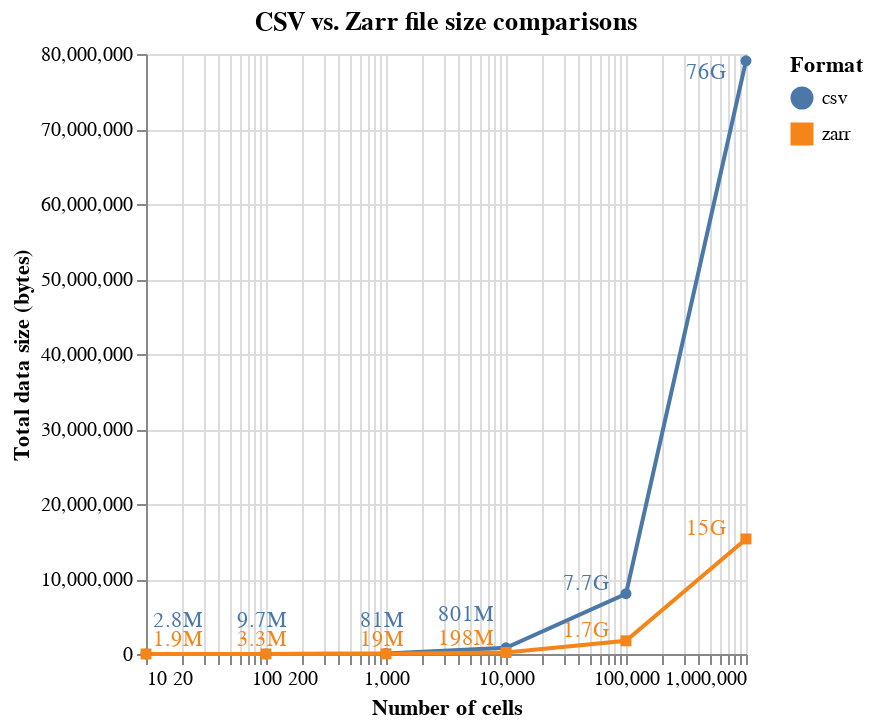

Notebook code for this chart:
### Code cell
points = alt.Chart(df).mark_line(point=True).encode(
    x=alt.X("num_cells:Q").scale(type="log").title("Number of cells"),
    y=alt.Y("size:Q").title("Total data size (bytes)"),
    color=alt.Color("format:N").title("Format"),
    shape=alt.Shape("format:N").title("Format"),
    text="size_human:N"
)


text = alt.Chart(df).mark_text(dx = -20, dy=-5).encode(
    x=alt.X("text_x:Q").scale(type="log"),
    y=alt.Y("text_y:Q"),
    color="format:N",
    text="size_human:N"
)


(points + text).properties(title="CSV vs. Zarr file size comparisons")

### Figure 1 — Vega-Lite specification as saved in the notebook (floating-point values rounded to 4 significant figures)
{"config": {"view": {"continuousWidth": 300, "continuousHeight": 300}}, "layer": [{"mark": {"type": "line", "point": true}, "encoding": {"color": {"field": "format", "title": "Format", "type": "nominal"}, "shape": {"field": "format", "title": "Format", "type": "nominal"}, "text": {"field": "size_human", "type": "nominal"}, "x": {"field": "num_cells", "scale": {"type": "log"}, "title": "Number of cells", "type": "quantitative"}, "y": {"field": "size", "title": "Total data size (bytes)", "type": "quantitative"}}}, {"mark": {"type": "text", "dx": -20, "dy": -5}, "encoding": {"color": {"field": "format", "type": "nominal"}, "text": {"field": "size_human", "type": "nominal"}, "x": {"field": "text_x", "scale": {"type": "log"}, "type": "quantitative"}, "y": {"field": "text_y", "type": "quantitative"}}}], "data": {"name": "data-89054f14e3cd5c4fdc035d855403d6ef"}, "title": "CSV vs. Zarr file size comparisons", "$schema": "https://vega.github.io/schema/vega-lite/v5.16.3.json", "datasets": {"data-89054f14e3cd5c4fdc035d855403d6ef": [{"size": 79098107, "size_human": " 76G", "filename": " ./small_1000000.csvs_dir", "num_cells": 1000000, "num_values": 17811000000, "format": "csv", "size_offset_y": -3000000, "size_offset_x": 0, "text_x": 1000000, "text_y": 76098107}, {"size": 15340216, "size_human": " 15G", "filename": " ./small_1000000.h5ad.zarr", "num_cells": 1000000, "num_values": 17811000000, "format": "zarr", "size_offset_y": 0, "size_offset_x": 0, "text_x": 1000000, "text_y": 15340216}, {"size": 8036644, "size_human": " 7.7G", "filename": "./small_100000.csvs_dir", "num_cells": 100000, "num_values": 1781100000, "format": "csv", "size_offset_y": 0, "size_offset_x": 0, "text_x": 100000, "text_y": 8036644}, {"size": 1759209, "size_human": " 1.7G", "filename": "./small_100000.h5ad.zarr", "num_cells": 100000, "num_values": 1781100000, "format": "zarr", "size_offset_y": 0, "size_offset_x": 0, "text_x": 100000, "text_y": 1759209}, {"size": 820039, "size_human": " 801M", "filename": "./small_10000.csvs_dir", "num_cells": 10000, "num_values": 178110000, "format": "csv", "size_offset_y": 3000000, "size_offset_x": 0, "text_x": 10000, "text_y": 3820039}, {"size": 202199, "size_human": " 198M", "filename": "./small_10000.h5ad.zarr", "num_cells": 10000, "num_values": 178110000, "format": "zarr", "size_offset_y": 500000, "size_offset_x": 0, "text_x": 10000, "text_y": 702199}, {"size": 82244, "size_human": " 81M", "filename": " ./small_1000.csvs_dir", "num_cells": 1000, "num_values": 17811000, "format": "csv", "size_offset_y": 3000000, "size_offset_x": 1000, "text_x": 2000, "text_y": 3082244}, {"size": 18991, "size_human": " 19M", "filename": " ./small_1000.h5ad.zarr", "num_cells": 1000, "num_values": 17811000, "format": "zarr", "size_offset_y": 500000, "size_offset_x": 1000, "text_x": 2000, "text_y": 518991}, {"size": 9918, "size_human": " 9.7M", "filename": "./small_100.csvs_dir", "num_cells": 100, "num_values": 1781100, "format": "csv", "size_offset_y": 3000000, "size_offset_x": 100, "text_x": 200, "text_y": 3009918}, {"size": 3294, "size_human": " 3.3M", "filename": "./small_100.h5ad.zarr", "num_cells": 100, "num_values": 1781100, "format": "zarr", "size_offset_y": 500000, "size_offset_x": 100, "text_x": 200, "text_y": 503294}, {"size": 2784, "size_human": " 2.8M", "filename": "./small_10.csvs_dir", "num_cells": 10, "num_values": 178110, "format": "csv", "size_offset_y": 3000000, "size_offset_x": 30, "text_x": 40, "text_y": 3002784}, {"size": 1892, "size_human": " 1.9M", "filename": "./small_10.h5ad.zarr", "num_cells": 10, "num_values": 178110, "format": "zarr", "size_offset_y": 500000, "size_offset_x": 30, "text_x": 40, "text_y": 501892}]}}
